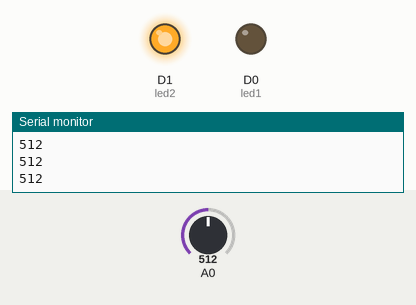
Simulated run of this sketch. Board: ESP8266 (NodeMCU). Parts: output pins drawn as LEDs (lit = HIGH), the last lines printed to the serial monitor. Inputs (shaded band) come from the test bench; at power-on: A0 = 512.

Above: at 1.2 s.
1.3 s: A0 set to 310
2.8 s: A0 set to 284
At 4.0 s:
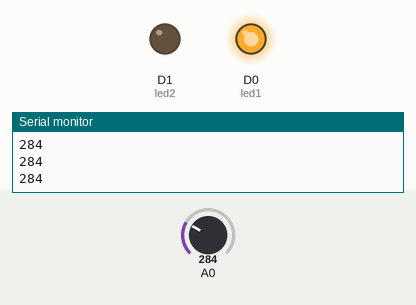
4.3 s: A0 set to 306
At 5.3 s:
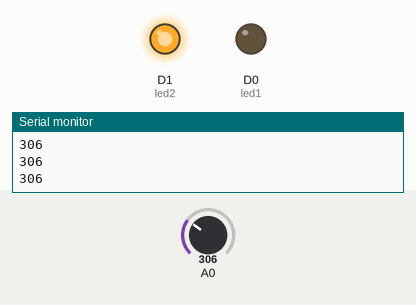
5.8 s: A0 set to 290
At 6.6 s:
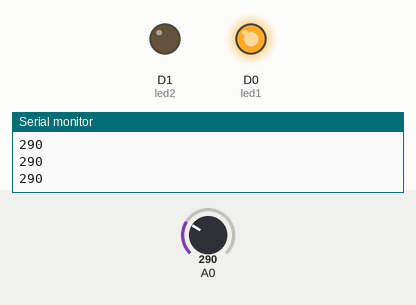
Timing chart, 0 to 8.3 s (numbered marks = the images above; inputs shaded):
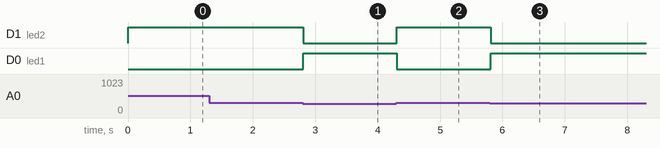

Measured:
- the behaviour switches between 300 and 299 on A0 (found by bisection; images 0 and 1)
- after the input at 2.8 s, D1 (led2): HIGH → LOW at once; D0 (led1): LOW → HIGH at once
- after the input at 4.3 s, D1 (led2): LOW → HIGH at once; D0 (led1): HIGH → LOW at once
- after the input at 5.8 s, D1 (led2): HIGH → LOW at once; D0 (led1): LOW → HIGH at once

The sketch:

led.ino
```cpp
int led2=D1;
int led1=D0;
int analogValue;
void setup() {
  pinMode(led1,OUTPUT);
  pinMode(led2,OUTPUT);
  Serial.begin(9600);
  // put your setup code here, to run once:

}

void loop() {
  // put your main code here, to run repeatedly:
  analogValue=analogRead(A0);
  Serial.println(analogValue);
  if(analogValue <300) {
    digitalWrite(led1, HIGH);
    digitalWrite(led2, LOW);

  }
  else{
        digitalWrite(led1, LOW);
    digitalWrite(led2, HIGH);
  }
}
```
